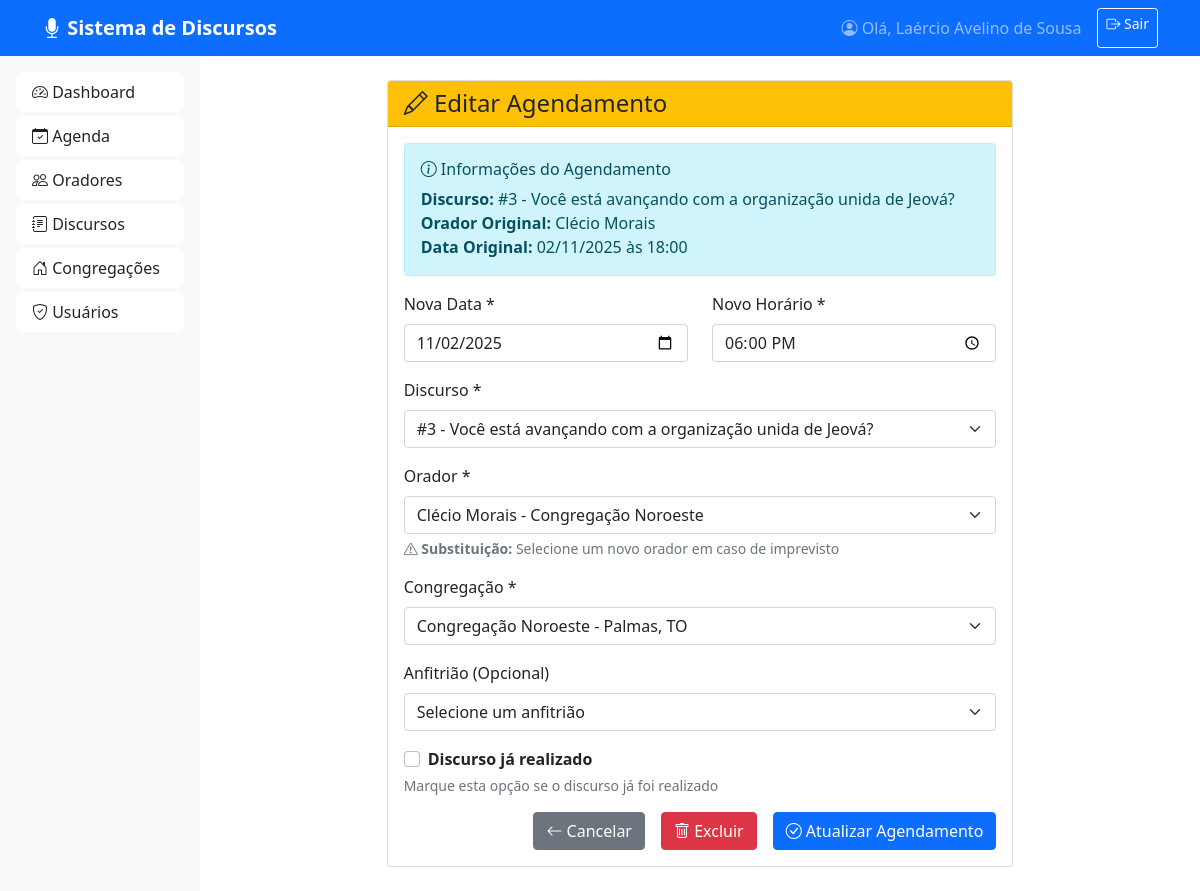
The app's page /agenda/1/editar (signed in) with its own data.
### app.py (models this page shows)
class User(UserMixin, db.Model):
    id = db.Column(db.Integer, primary_key=True)
    username = db.Column(db.String(80), unique=True, nullable=False)
    password = db.Column(db.String(120), nullable=False)
    nome = db.Column(db.String(100), nullable=False)
    congregacao_id = db.Column(db.Integer, db.ForeignKey('congregacao.id'))
    ativo = db.Column(db.Boolean, default=True)

class Discurso(db.Model):
    id = db.Column(db.Integer, primary_key=True)
    numero = db.Column(db.Integer, nullable=False)
    titulo = db.Column(db.String(200), nullable=False)
    tema = db.Column(db.String(200), default="Tema a definir")
    descricao = db.Column(db.Text)
    duracao = db.Column(db.Integer, default=30)
    bloqueado = db.Column(db.Boolean, default=False)
    ativo = db.Column(db.Boolean, default=True)

class Orador(db.Model):
    id = db.Column(db.Integer, primary_key=True)
    nome = db.Column(db.String(100), nullable=False)
    congregacao_id = db.Column(db.Integer, db.ForeignKey('congregacao.id'), nullable=False)
    anfitriao = db.Column(db.Boolean, default=False)
    telefone = db.Column(db.String(20))
    email = db.Column(db.String(100))
    aprovado = db.Column(db.Boolean, default=True)
    ativo = db.Column(db.Boolean, default=True)

class AgendaDiscurso(db.Model):
    id = db.Column(db.Integer, primary_key=True)
    data_discurso = db.Column(db.Date, nullable=False)
    horario = db.Column(db.String(10), nullable=False)
    discurso_id = db.Column(db.Integer, db.ForeignKey('discurso.id'), nullable=False)
    orador_id = db.Column(db.Integer, db.ForeignKey('orador.id'), nullable=False)
    congregacao_id = db.Column(db.Integer, db.ForeignKey('congregacao.id'), nullable=False)
    anfitriao_id = db.Column(db.Integer, db.ForeignKey('orador.id'))
    realizado = db.Column(db.Boolean, default=False)
    observacoes = db.Column(db.Text)
    discurso = db.relationship('Discurso', foreign_keys=[discurso_id])
    orador = db.relationship('Orador', foreign_keys=[orador_id])
    congregacao = db.relationship('Congregacao', foreign_keys=[congregacao_id])
    anfitriao = db.relationship('Orador', foreign_keys=[anfitriao_id])

class Congregacao(db.Model):
    id = db.Column(db.Integer, primary_key=True)
    nome = db.Column(db.String(100), nullable=False)
    localidade = db.Column(db.String(100), nullable=False)
    ativo = db.Column(db.Boolean, default=True)
    usuarios = db.relationship('User', backref='congregacao', lazy=True)
    oradores = db.relationship('Orador', backref='congregacao', lazy=True)

### app.py (the view, shortened to what this page needs)
@app.route('/agenda/<int:id>/editar', methods=['GET', 'POST'])
@login_required
def editar_agendamento(id):
    agendamento = AgendaDiscurso.query.get_or_404(id)
    discursos = Discurso.query.filter_by(bloqueado=False, ativo=True).all()
    oradores = Orador.query.filter_by(aprovado=True, ativo=True).all()
    congregacoes = Congregacao.query.filter_by(ativo=True).all()
    anfitrioes = Orador.query.filter_by(anfitriao=True, aprovado=True, ativo=True).all()
    return render_template('agenda/editar.html',
                         agendamento=agendamento,
                         discursos=discursos,
                         oradores=oradores,
                         congregacoes=congregacoes,
                         anfitrioes=anfitrioes)

### app.py (called while the page is built)
@login_manager.user_loader
def load_user(user_id):
    return User.query.get(int(user_id))

### templates/agenda/editar.html (shortened to what this page needs)
{% extends "base.html" %}
{% block content %}
<div class="row justify-content-center">
    <div class="col-md-8">
        <div class="card">
            <div class="card-header bg-warning text-dark">
                <h4 class="card-title mb-0">
                    <i class="bi bi-pencil"></i> Editar Agendamento
                </h4>
            </div>
            <div class="card-body">
                <div class="alert alert-info">
                    <h6><i class="bi bi-info-circle"></i> Informações do Agendamento</h6>
                    <p class="mb-0">
                        <strong>Discurso:</strong> #{{ agendamento.discurso.numero }} - {{ agendamento.discurso.titulo }}<br>
                        <strong>Orador Original:</strong> {{ agendamento.orador.nome }}<br>
                        <strong>Data Original:</strong> {{ agendamento.data_discurso.strftime('%d/%m/%Y') }} às {{ agendamento.horario }}
                    </p>
                </div>
                <form method="POST">
                    <div class="row">
                        <div class="col-md-6">
                            <div class="mb-3">
                                <label for="data_discurso" class="form-label">Nova Data *</label>
                                <input type="date" class="form-control" id="data_discurso" name="data_discurso"
                                       value="{{ agendamento.data_discurso }}" required>
                            </div>
                        </div>
                        <div class="col-md-6">
                            <div class="mb-3">
                                <label for="horario" class="form-label">Novo Horário *</label>
                                <input type="time" class="form-control" id="horario" name="horario"
                                       value="{{ agendamento.horario }}" required>
                            </div>
                        </div>
                    </div>
                    <div class="mb-3">
                        <label for="discurso_id" class="form-label">Discurso *</label>
                        <select class="form-select" id="discurso_id" name="discurso_id" required>
                            {% for discurso in discursos %}
                                <option value="{{ discurso.id }}"
                                    {% if discurso.id == agendamento.discurso_id %}selected{% endif %}>
                                    #{{ discurso.numero }} - {{ discurso.titulo }}
                                </option>
                            {% endfor %}
                        </select>
                    </div>
                    <div class="mb-3">
                        <label for="orador_id" class="form-label">Orador *</label>
                        <select class="form-select" id="orador_id" name="orador_id" required>
                            {% for orador in oradores %}
                                <option value="{{ orador.id }}"
                                    {% if orador.id == agendamento.orador_id %}selected{% endif %}>
                                    {{ orador.nome }} - {{ orador.congregacao.nome }}
                                </option>
                            {% endfor %}
                        </select>
                        <div class="form-text">
                            <i class="bi bi-exclamation-triangle"></i>
                            <strong>Substituição:</strong> Selecione um novo orador em caso de imprevisto
                        </div>
                    </div>
                    <div class="mb-3">
                        <label for="congregacao_id" class="form-label">Congregação *</label>
                        <select class="form-select" id="congregacao_id" name="congregacao_id" required>
                            {% for congregacao in congregacoes %}
                                <option value="{{ congregacao.id }}"
                                    {% if congregacao.id == agendamento.congregacao_id %}selected{% endif %}>
                                    {{ congregacao.nome }} - {{ congregacao.localidade }}
                                </option>
                            {% endfor %}
                        </select>
                    </div>
                    <div class="mb-3">
                        <label for="anfitriao_id" class="form-label">Anfitrião (Opcional)</label>
                        <select class="form-select" id="anfitriao_id" name="anfitriao_id">
                            <option value="">Selecione um anfitrião</option>
                        </select>
                    </div>
                    <div class="mb-3">
                        <div class="form-check">
                            <input class="form-check-input" type="checkbox" id="realizado" name="realizado"
                                {% if agendamento.realizado %}checked{% endif %}>
                            <label class="form-check-label" for="realizado">
                                <strong>Discurso já realizado</strong>
                            </label>
                        </div>
                        <div class="form-text">
                            Marque esta opção se o discurso já foi realizado
                        </div>
                    </div>
                    <div class="d-grid gap-2 d-md-flex justify-content-md-end">
                        <a href="{{ url_for('listar_agenda') }}" class="btn btn-secondary me-md-2">
                            <i class="bi bi-arrow-left"></i> Cancelar
                        </a>
                        <button type="button" class="btn btn-danger me-md-2" data-bs-toggle="modal" data-bs-target="#modalExcluir">
                            <i class="bi bi-trash"></i> Excluir
                        </button>
                        <button type="submit" class="btn btn-primary">
                            <i class="bi bi-check-circle"></i> Atualizar Agendamento
                        </button>
                    </div>
                </form>
            </div>
        </div>
    </div>
</div>
{% endblock %}

### templates/base.html (shortened to what this page needs)
<!DOCTYPE html>
<html lang="pt-BR">
<head>
    <link href="https://cdn.jsdelivr.net/npm/bootstrap@5.1.3/dist/css/bootstrap.min.css" rel="stylesheet">
    <link rel="stylesheet" href="https://cdn.jsdelivr.net/npm/bootstrap-icons@1.8.0/font/bootstrap-icons.css">
</head>
<body>
    <nav class="navbar navbar-expand-lg navbar-dark bg-primary">
        <div class="container">
            <a class="navbar-brand fw-bold" href="{{ url_for('dashboard') }}">
                <i class="bi bi-mic-fill"></i> Sistema de Discursos
            </a>
            <div class="collapse navbar-collapse" id="navbarNav">
                <div class="navbar-nav ms-auto">
                    <span class="navbar-text me-3">
                        <i class="bi bi-person-circle"></i> Olá, {{ current_user.nome }}
                    </span>
                    <a class="btn btn-outline-light btn-sm" href="{{ url_for('logout') }}">
                        <i class="bi bi-box-arrow-right"></i> Sair
                    </a>
                </div>
            </div>
        </div>
    </nav>
    <div class="container-fluid">
        <div class="row">
            <div class="col-md-3 col-lg-2 sidebar p-3">
                <div class="list-group">
                    <a href="{{ url_for('dashboard') }}"
                       class="list-group-item list-group-item-action {% if request.endpoint == 'dashboard' %}active{% endif %}">
                        <i class="bi bi-speedometer2"></i> Dashboard
                    </a>
                    <a href="{{ url_for('listar_agenda') }}"
                       class="list-group-item list-group-item-action {% if request.endpoint == 'listar_agenda' %}active{% endif %}">
                        <i class="bi bi-calendar-check"></i> Agenda
                    </a>
                    <a href="{{ url_for('listar_oradores') }}"
                       class="list-group-item list-group-item-action {% if request.endpoint in ['listar_oradores', 'novo_orador', 'editar_orador'] %}active{% endif %}">
                        <i class="bi bi-people"></i> Oradores
                    </a>
                    <a href="{{ url_for('listar_discursos') }}"
                       class="list-group-item list-group-item-action {% if request.endpoint in ['listar_discursos', 'novo_discurso', 'editar_discurso', 'importar_discursos'] %}active{% endif %}">
                        <i class="bi bi-journal-text"></i> Discursos
                    </a>
                    <a href="{{ url_for('listar_congregacoes') }}"
                       class="list-group-item list-group-item-action {% if request.endpoint in ['listar_congregacoes', 'nova_congregacao'] %}active{% endif %}">
                        <i class="bi bi-house-door"></i> Congregações
                    </a>
                    <a href="{{ url_for('listar_usuarios') }}"
                       class="list-group-item list-group-item-action {% if request.endpoint in ['listar_usuarios', 'novo_usuario', 'editar_usuario'] %}active{% endif %}">
                        <i class="bi bi-shield-check"></i> Usuários
                    </a>
                </div>
            </div>
            <div class="col-md-9 col-lg-10 p-4">
                {% block content %}{% endblock %}
            </div>
        </div>
    </div>
</body>
</html>

### templates/base.html (style rules this page uses)
.sidebar { min-height: calc(100vh - 56px); background-color: #f8f9fa; }
.sidebar .list-group-item { border: none; border-radius: 0.375rem; margin-bottom: 0.25rem; }
.navbar-brand { font-weight: 700; }

### records on screen
User: nome "Laércio Avelino de Sousa"
Discurso: discurso.numero "3", discurso.titulo "Você está avançando com a organização unida de Jeová?"
Orador: orador.nome "Clécio Morais"
AgendaDiscurso: data_discurso "02/11/2025", horario "18:00", data_discurso "11/02/2025", discurso_id "#3 - Você está avançando com a organização unida de Jeová?", orador_id "Clécio Morais - Congregação Noroeste", congregacao_id "Congregação Noroeste - Palmas, TO"
